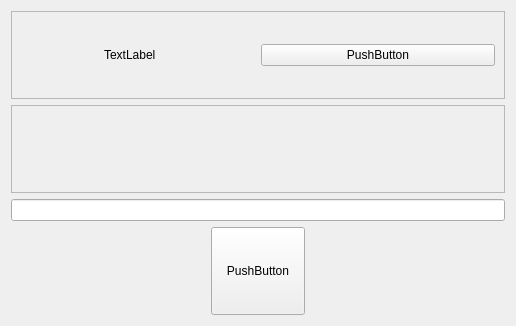
<?xml version="1.0" encoding="UTF-8"?>
<ui version="4.0">
 <class>Form</class>
 <widget class="QWidget" name="Form">
  <property name="geometry">
   <rect>
    <x>0</x>
    <y>0</y>
    <width>516</width>
    <height>326</height>
   </rect>
  </property>
  <property name="windowTitle">
   <string>Form</string>
  </property>
  <property name="styleSheet">
   <string notr="true">QLabel#label {
 
  padding:0px 0px 0px 80px;
}</string>
  </property>
  <layout class="QVBoxLayout" name="verticalLayout">
   <item>
    <widget class="QFrame" name="frame1">
     <property name="frameShape">
      <enum>QFrame::StyledPanel</enum>
     </property>
     <property name="frameShadow">
      <enum>QFrame::Raised</enum>
     </property>
     <layout class="QHBoxLayout" name="horizontalLayout">
      <item>
       <widget class="QLabel" name="label">
        <property name="text">
         <string>TextLabel</string>
        </property>
       </widget>
      </item>
      <item>
       <widget class="QPushButton" name="pushButton_2">
        <property name="text">
         <string>PushButton</string>
        </property>
       </widget>
      </item>
     </layout>
    </widget>
   </item>
   <item>
    <widget class="QFrame" name="frame2">
     <property name="frameShape">
      <enum>QFrame::StyledPanel</enum>
     </property>
     <property name="frameShadow">
      <enum>QFrame::Raised</enum>
     </property>
    </widget>
   </item>
   <item>
    <widget class="QLineEdit" name="lineEdit"/>
   </item>
   <item>
    <widget class="QPushButton" name="pushButton">
     <property name="sizePolicy">
      <sizepolicy hsizetype="Minimum" vsizetype="Preferred">
       <horstretch>0</horstretch>
       <verstretch>0</verstretch>
      </sizepolicy>
     </property>
     <property name="styleSheet">
      <string notr="true">margin: 0px 200px 0px 200px;</string>
     </property>
     <property name="text">
      <string>PushButton</string>
     </property>
    </widget>
   </item>
  </layout>
 </widget>
 <resources/>
 <connections/>
</ui>
